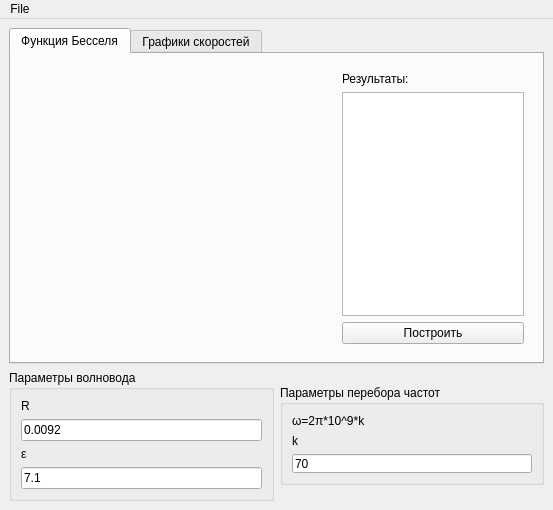
<?xml version="1.0" encoding="UTF-8"?>
<ui version="4.0">
 <class>MainWindow</class>
 <widget class="QMainWindow" name="MainWindow">
  <property name="geometry">
   <rect>
    <x>0</x>
    <y>0</y>
    <width>553</width>
    <height>510</height>
   </rect>
  </property>
  <property name="windowTitle">
   <string>MainWindow</string>
  </property>
  <widget class="QWidget" name="centralwidget">
   <layout class="QVBoxLayout" name="verticalLayout_2">
    <item>
     <widget class="QTabWidget" name="tabWidget">
      <property name="currentIndex">
       <number>0</number>
      </property>
      <widget class="QWidget" name="BesselTab">
       <attribute name="title">
        <string>Функция Бесселя</string>
       </attribute>
       <layout class="QHBoxLayout" name="horizontalLayout">
        <item>
         <widget class="QFrame" name="besselGraphFrame">
          <layout class="QHBoxLayout" name="besselGraphLayout"/>
         </widget>
        </item>
        <item>
         <widget class="QFrame" name="besselControlsFrame">
          <property name="minimumSize">
           <size>
            <width>200</width>
            <height>0</height>
           </size>
          </property>
          <property name="maximumSize">
           <size>
            <width>200</width>
            <height>10000</height>
           </size>
          </property>
          <layout class="QVBoxLayout" name="verticalLayout_3">
           <item>
            <widget class="QLabel" name="besselInfoLabel">
             <property name="text">
              <string>Результаты:</string>
             </property>
            </widget>
           </item>
           <item>
            <widget class="QTextEdit" name="besselResultsEdit"/>
           </item>
           <item>
            <widget class="QPushButton" name="besselPlotButton">
             <property name="text">
              <string>Построить</string>
             </property>
            </widget>
           </item>
          </layout>
         </widget>
        </item>
       </layout>
      </widget>
      <widget class="QWidget" name="speedsTab">
       <attribute name="title">
        <string>Графики скоростей</string>
       </attribute>
       <layout class="QVBoxLayout" name="verticalLayout_4">
        <item>
         <widget class="QFrame" name="speedsFrame">
          <layout class="QVBoxLayout" name="speedsGraphLayout"/>
         </widget>
        </item>
        <item>
         <widget class="QFrame" name="speedsControlFrame">
          <property name="maximumSize">
           <size>
            <width>16777215</width>
            <height>40</height>
           </size>
          </property>
          <layout class="QHBoxLayout" name="horizontalLayout_3">
           <item>
            <spacer name="horizontalSpacer">
             <property name="orientation">
              <enum>Qt::Horizontal</enum>
             </property>
             <property name="sizeHint" stdset="0">
              <size>
               <width>40</width>
               <height>20</height>
              </size>
             </property>
            </spacer>
           </item>
           <item>
            <widget class="QPushButton" name="speedsPlotButton">
             <property name="text">
              <string>Построить</string>
             </property>
            </widget>
           </item>
          </layout>
         </widget>
        </item>
       </layout>
      </widget>
     </widget>
    </item>
    <item>
     <layout class="QHBoxLayout" name="horizontalLayout_2">
      <item>
       <widget class="QGroupBox" name="paramsGroupBox">
        <property name="maximumSize">
         <size>
          <width>16777215</width>
          <height>160</height>
         </size>
        </property>
        <property name="title">
         <string>Параметры волновода</string>
        </property>
        <layout class="QVBoxLayout" name="paramsLayout">
         <item>
          <widget class="QLabel" name="label">
           <property name="text">
            <string>R</string>
           </property>
          </widget>
         </item>
         <item>
          <widget class="QLineEdit" name="radiusEdit">
           <property name="text">
            <string>0.0092</string>
           </property>
          </widget>
         </item>
         <item>
          <widget class="QLabel" name="label_2">
           <property name="text">
            <string>ε</string>
           </property>
          </widget>
         </item>
         <item>
          <widget class="QLineEdit" name="epsEdit">
           <property name="text">
            <string>7.1</string>
           </property>
          </widget>
         </item>
        </layout>
       </widget>
      </item>
      <item>
       <widget class="QGroupBox" name="verticalGroupBox">
        <property name="maximumSize">
         <size>
          <width>16777215</width>
          <height>100</height>
         </size>
        </property>
        <property name="title">
         <string>Параметры перебора частот</string>
        </property>
        <layout class="QVBoxLayout" name="verticalLayout">
         <item>
          <widget class="QLabel" name="label_3">
           <property name="text">
            <string>ω=2π*10^9*k</string>
           </property>
          </widget>
         </item>
         <item>
          <widget class="QLabel" name="label_4">
           <property name="text">
            <string>k</string>
           </property>
          </widget>
         </item>
         <item>
          <widget class="QLineEdit" name="coefEdit">
           <property name="text">
            <string>70</string>
           </property>
          </widget>
         </item>
        </layout>
       </widget>
      </item>
     </layout>
    </item>
   </layout>
  </widget>
  <widget class="QMenuBar" name="menuBar">
   <property name="geometry">
    <rect>
     <x>0</x>
     <y>0</y>
     <width>553</width>
     <height>23</height>
    </rect>
   </property>
   <widget class="QMenu" name="menuFile">
    <property name="title">
     <string>File</string>
    </property>
    <addaction name="actionExit"/>
   </widget>
   <addaction name="menuFile"/>
  </widget>
  <action name="actionExit">
   <property name="text">
    <string>Exit</string>
   </property>
  </action>
 </widget>
 <resources/>
 <connections>
  <connection>
   <sender>actionExit</sender>
   <signal>triggered()</signal>
   <receiver>MainWindow</receiver>
   <slot>close()</slot>
   <hints>
    <hint type="sourcelabel">
     <x>-1</x>
     <y>-1</y>
    </hint>
    <hint type="destinationlabel">
     <x>276</x>
     <y>225</y>
    </hint>
   </hints>
  </connection>
 </connections>
</ui>
